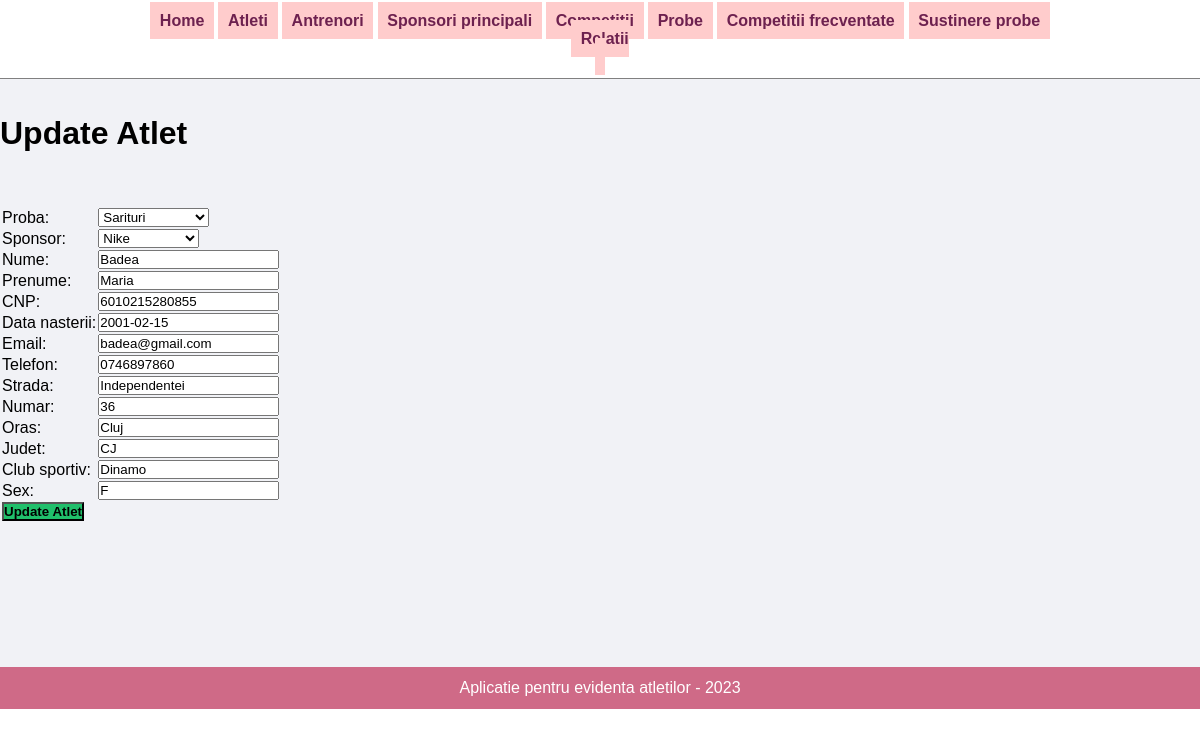
The app's page /update_atleti.php?id=1 with its own data.
### tables this page shows
CREATE TABLE `atleti` (
  `AtletID` int(20) NOT NULL,
  `ProbaID` int(20) NOT NULL,
  `SponsorID` int(20) NOT NULL,
  `Nume` varchar(50) NOT NULL,
  `Prenume` varchar(50) NOT NULL,
  `CNP` char(13) NOT NULL,
  `Data_nasterii` date NOT NULL,
  `Email` varchar(50) NOT NULL,
  `Telefon` varchar(20) DEFAULT NULL,
  `Strada` varchar(50) NOT NULL,
  `Numar` int(10) NOT NULL,
  `Oras` varchar(50) NOT NULL,
  `Judet` varchar(50) NOT NULL,
  `Club_sportiv` varchar(50) NOT NULL,
  `Sex` char(1) DEFAULT 'M'
);

CREATE TABLE `sponsori_principali` (
  `SponsorID` int(20) NOT NULL,
  `Cod_sponsor` char(3) NOT NULL,
  `Denumire` varchar(50) NOT NULL,
  `An_colaborare` date NOT NULL,
  `Telefon` varchar(12) NOT NULL,
  `Email` varchar(50) NOT NULL
);

### update_atleti.php (the view, shortened to what this page needs)
<?php include('partials/meniu.php'); ?>
<div class="main-content">
    <div class="wrapp">
        <h1>Update Atlet</h1>
        <br><br>
       <?php
         $query = "SELECT ProbaID, Denumire_p FROM probe";
         $result = mysqli_query($connection, $query);
         $probe = [];
         while($row = $result->fetch_assoc()) {
             $probe[] = $row;
         }
       ?>
        <?php
         $query = "SELECT SponsorID, Denumire FROM sponsori_principali";
         $result = mysqli_query($connection, $query);
         $sponsori_principali = [];
         while($row = $result->fetch_assoc()) {
             $sponsori_principali[] = $row;
         }
       ?>
       <?php $atletID = (int) $_GET['id'];
         $query = "SELECT * FROM Atleti WHERE AtletId=$atletID";
         $result = mysqli_query($connection, $query);
         $atlet = $result->fetch_assoc();
       ?>
        <form action="" method="POST">
           <table>
             <tr>
                <td><label for="ProbaID">Proba:</label> </td>
                <td>
                    <select name="ProbaID">
                        <?php foreach ($probe as $proba): ?>
                            <?php if ($proba['ProbaID'] == $atlet['ProbaID']): ?>
                          <option value="<?= $proba['ProbaID'] ?>" selected><?= $proba['Denumire_p'] ?></option>
                          <?php else: ?>
                            <option value="<?= $proba['ProbaID'] ?>"><?= $proba['Denumire_p'] ?></option>
                         <?php endif; ?>
                        <?php endforeach; ?>
                    </select>
                </td>
            </tr>
            <tr>
                <td><label for="SponsorID">Sponsor:</label> </td>
                <td>
                    <select name="SponsorID">
                        <?php foreach ($sponsori_principali as $sponsor): ?>
                          <option value="<?= $sponsor['SponsorID'] ?>" <?php echo ($sponsor['SponsorID'] == $atlet['SponsorID'] ? "selected" : "")?>><?= $sponsor['Denumire'] ?></option>
                        <?php endforeach; ?>
                    </select>
                </td>
            </tr>
            <tr>
                <td>Nume: </td>
                <td>
                  <input type="text" name="Nume" placeholder="Nume" value="<?= $atlet['Nume']; ?>">
                </td>
            </tr>
            <tr>
                <td>Prenume: </td>
                <td>
                <input type="text" name="Prenume" placeholder="Prenume" value="<?= $atlet['Prenume']; ?>">
                </td>
            </tr>
            <tr>
                <td>CNP: </td>
                <td>
                <input type="text" name="CNP" placeholder="CNP" value="<?= $atlet['CNP']; ?>">
                </td>
            </tr>
            <tr>
                <td>Data nasterii: </td>
                <td>
                  <input type="text" name="Data nasterii" placeholder="Data_nasterii" value="<?= $atlet['Data_nasterii']; ?>">
                </td>
            </tr>
            <tr>
                <td>Email: </td>
                <td>
                <input type="text" name="Email" placeholder="Email" value="<?= $atlet['Email']; ?>">
                </td>
            </tr>
            <tr>
                <td>Telefon: </td>
                <td>
                <input type="text" name="Telefon" placeholder="Telefon" value="<?= $atlet['Telefon']; ?>">
                </td>
            </tr>
            <tr>
                <td>Strada: </td>
                <td>
                <input type="text" name="Strada" placeholder="Strada" value="<?= $atlet['Strada']; ?>">
                </td>
            </tr>
            <tr>
                <td>Numar: </td>
                <td>
                <input type="text" name="Numar" placeholder="Numar" value="<?= $atlet['Numar']; ?>">
                </td>
            </tr>
            <tr>
                <td>Oras: </td>
                <td>
                <input type="text" name="Oras" placeholder="Oras" value="<?= $atlet['Oras']; ?>">
                </td>
            </tr>
            <tr>
                <td>Judet: </td>
                <td>
                <input type="text" name="Judet" placeholder="Judet" value="<?= $atlet['Judet']; ?>">
                </td>
            </tr>
            <tr>
                <td>Club sportiv: </td>
                <td>
                <input type="text" name="Club_sportiv" placeholder="Club sportiv" value="<?= $atlet['Club_sportiv']; ?>">
                </td>
            </tr>
            <tr>
                <td>Sex: </td>
                <td>
                <input type="text" name="Sex" placeholder="Sex" value="<?= $atlet['Sex']; ?>">
                </td>
            </tr>
            <tr>
                <br>
                <td colspan="2">
                    <input type="submit" name="submit" value="Update Atlet" class="btn-secondary">
                </td>
            </tr>
           </table>
        </form>
<br /> <br /> <br />
<br /> <br /> <br />
    </div>
</div>
<?php include('partials/footer.php'); ?>

### admin.css (style rules this page uses)
* { margin: 0; padding: 0; font-family:Verdana, Geneva, Tahoma, sans-serif; }
.btn-secondary { background-color: #20bf6b; color: black; text-decoration: none; font-weight: bold; }
.main-content { background-color: #f1f2f6; padding: 3% 0; }

### records on screen
atleti: SponsorID "Nike", Nume "Badea", Prenume "Maria", CNP "6010215280855", Data_nasterii "2001-02-15", Email "badea@gmail.com", Telefon "0746897860", Strada "Independentei", Numar "36", Oras "Cluj", Judet "CJ", Club_sportiv "Dinamo", Sex "F"

### other values on screen
form field ProbaID "Sarituri"
